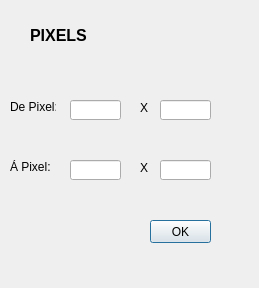
<?xml version="1.0" encoding="UTF-8"?>
<ui version="4.0">
 <class>pixels</class>
 <widget class="QDialog" name="pixels">
  <property name="geometry">
   <rect>
    <x>0</x>
    <y>0</y>
    <width>259</width>
    <height>288</height>
   </rect>
  </property>
  <property name="windowTitle">
   <string>Dialog</string>
  </property>
  <widget class="QLabel" name="label">
   <property name="geometry">
    <rect>
     <x>30</x>
     <y>20</y>
     <width>61</width>
     <height>31</height>
    </rect>
   </property>
   <property name="text">
    <string>&lt;!DOCTYPE HTML PUBLIC &quot;-//W3C//DTD HTML 4.0//EN&quot; &quot;http://www.w3.org/TR/REC-html40/strict.dtd&quot;&gt;
&lt;html&gt;&lt;head&gt;&lt;meta name=&quot;qrichtext&quot; content=&quot;1&quot; /&gt;&lt;style type=&quot;text/css&quot;&gt;
p, li { white-space: pre-wrap; }
&lt;/style&gt;&lt;/head&gt;&lt;body style=&quot; font-family:'MS Shell Dlg 2'; font-size:8.25pt; font-weight:400; font-style:normal;&quot;&gt;
&lt;p style=&quot; margin-top:0px; margin-bottom:0px; margin-left:0px; margin-right:0px; -qt-block-indent:0; text-indent:0px;&quot;&gt;&lt;span style=&quot; font-size:12pt; font-weight:600;&quot;&gt;PIXELS&lt;/span&gt;&lt;/p&gt;&lt;/body&gt;&lt;/html&gt;</string>
   </property>
  </widget>
  <widget class="QLabel" name="label_2">
   <property name="geometry">
    <rect>
     <x>10</x>
     <y>100</y>
     <width>46</width>
     <height>13</height>
    </rect>
   </property>
   <property name="text">
    <string>De Pixel: </string>
   </property>
  </widget>
  <widget class="QLineEdit" name="lineEdit_px1">
   <property name="geometry">
    <rect>
     <x>70</x>
     <y>100</y>
     <width>51</width>
     <height>20</height>
    </rect>
   </property>
  </widget>
  <widget class="QLabel" name="label_3">
   <property name="geometry">
    <rect>
     <x>140</x>
     <y>100</y>
     <width>16</width>
     <height>16</height>
    </rect>
   </property>
   <property name="text">
    <string>&lt;!DOCTYPE HTML PUBLIC &quot;-//W3C//DTD HTML 4.0//EN&quot; &quot;http://www.w3.org/TR/REC-html40/strict.dtd&quot;&gt;
&lt;html&gt;&lt;head&gt;&lt;meta name=&quot;qrichtext&quot; content=&quot;1&quot; /&gt;&lt;style type=&quot;text/css&quot;&gt;
p, li { white-space: pre-wrap; }
&lt;/style&gt;&lt;/head&gt;&lt;body style=&quot; font-family:'MS Shell Dlg 2'; font-size:8.25pt; font-weight:400; font-style:normal;&quot;&gt;
&lt;p style=&quot; margin-top:0px; margin-bottom:0px; margin-left:0px; margin-right:0px; -qt-block-indent:0; text-indent:0px;&quot;&gt;&lt;span style=&quot; font-size:9pt;&quot;&gt;X&lt;/span&gt;&lt;/p&gt;&lt;/body&gt;&lt;/html&gt;</string>
   </property>
  </widget>
  <widget class="QLineEdit" name="lineEdit_px2">
   <property name="geometry">
    <rect>
     <x>160</x>
     <y>100</y>
     <width>51</width>
     <height>20</height>
    </rect>
   </property>
  </widget>
  <widget class="QLabel" name="label_4">
   <property name="geometry">
    <rect>
     <x>10</x>
     <y>160</y>
     <width>46</width>
     <height>13</height>
    </rect>
   </property>
   <property name="text">
    <string>Á Pixel:</string>
   </property>
  </widget>
  <widget class="QLineEdit" name="lineEdit_px3">
   <property name="geometry">
    <rect>
     <x>70</x>
     <y>160</y>
     <width>51</width>
     <height>20</height>
    </rect>
   </property>
  </widget>
  <widget class="QLabel" name="label_5">
   <property name="geometry">
    <rect>
     <x>140</x>
     <y>160</y>
     <width>16</width>
     <height>16</height>
    </rect>
   </property>
   <property name="text">
    <string>&lt;!DOCTYPE HTML PUBLIC &quot;-//W3C//DTD HTML 4.0//EN&quot; &quot;http://www.w3.org/TR/REC-html40/strict.dtd&quot;&gt;
&lt;html&gt;&lt;head&gt;&lt;meta name=&quot;qrichtext&quot; content=&quot;1&quot; /&gt;&lt;style type=&quot;text/css&quot;&gt;
p, li { white-space: pre-wrap; }
&lt;/style&gt;&lt;/head&gt;&lt;body style=&quot; font-family:'MS Shell Dlg 2'; font-size:8.25pt; font-weight:400; font-style:normal;&quot;&gt;
&lt;p style=&quot; margin-top:0px; margin-bottom:0px; margin-left:0px; margin-right:0px; -qt-block-indent:0; text-indent:0px;&quot;&gt;&lt;span style=&quot; font-size:9pt;&quot;&gt;X&lt;/span&gt;&lt;/p&gt;&lt;/body&gt;&lt;/html&gt;</string>
   </property>
  </widget>
  <widget class="QLineEdit" name="lineEdit_px4">
   <property name="geometry">
    <rect>
     <x>160</x>
     <y>160</y>
     <width>51</width>
     <height>20</height>
    </rect>
   </property>
  </widget>
  <widget class="QPushButton" name="pushButton_ok">
   <property name="geometry">
    <rect>
     <x>150</x>
     <y>220</y>
     <width>61</width>
     <height>23</height>
    </rect>
   </property>
   <property name="text">
    <string>OK</string>
   </property>
  </widget>
 </widget>
 <resources/>
 <connections/>
</ui>
